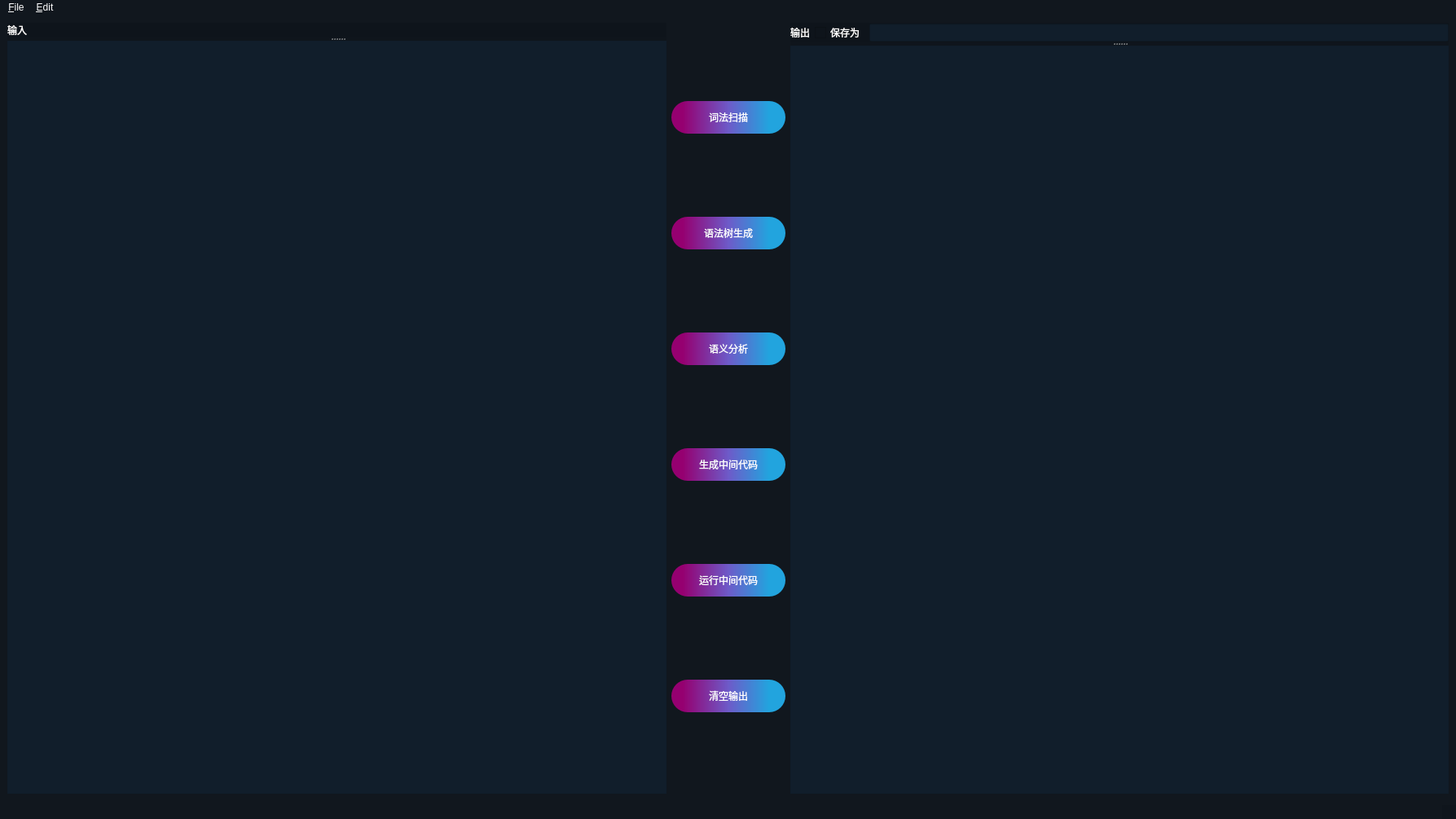
<?xml version="1.0" encoding="UTF-8"?>
<ui version="4.0">
 <class>Editor</class>
 <widget class="QMainWindow" name="Editor">
  <property name="geometry">
   <rect>
    <x>0</x>
    <y>0</y>
    <width>1787</width>
    <height>1005</height>
   </rect>
  </property>
  <property name="sizePolicy">
   <sizepolicy hsizetype="Expanding" vsizetype="Expanding">
    <horstretch>0</horstretch>
    <verstretch>0</verstretch>
   </sizepolicy>
  </property>
  <property name="windowTitle">
   <string>Editor</string>
  </property>
  <property name="styleSheet">
   <string notr="true">* {
color:white;
background-color:rgba(14, 21, 27,200);
}
QLabel {
color:white;
}
QWidget#centralwidget {
color:white;
background-image: url(bg.png);
}
.QPushButton {

    color: white;
    font: 14px &quot;黑体&quot;;
background-color:qlineargradient(spread:pad, x1:0, y1:0, x2:1, y2:0, stop:0.0995025 rgba(151, 0, 113, 252), stop:0.502488 rgba(109, 91, 201, 255), stop:0.855721 rgba(34, 164, 222, 255));
    border:none;
    border-radius: 20px;
    width: 140px;
    height: 40px;
}

QMainWindow QTextEdit {
background-color: rgba(19, 37, 54, 150);
border-color: black;
}
.QSplitter {
border:none;
}
QMainWindow QLineEdit {
background-color:rgba(19, 37, 54, 150);
}
.QPushButton:pressed {
    background-color:qlineargradient(spread:pad, x1:0, y1:0, x2:1, y2:0, stop:0.0995025 rgba(151, 0, 113, 202), stop:0.502488 rgba(109, 91, 201, 205), stop:0.855721 rgba(34, 164, 222, 205));
}
</string>
  </property>
  <widget class="QWidget" name="centralwidget">
   <property name="sizePolicy">
    <sizepolicy hsizetype="Expanding" vsizetype="Expanding">
     <horstretch>4</horstretch>
     <verstretch>3</verstretch>
    </sizepolicy>
   </property>
   <layout class="QGridLayout" name="gridLayout">
    <item row="0" column="0">
     <widget class="QSplitter" name="splitter">
      <property name="sizePolicy">
       <sizepolicy hsizetype="Expanding" vsizetype="Expanding">
        <horstretch>2</horstretch>
        <verstretch>0</verstretch>
       </sizepolicy>
      </property>
      <property name="orientation">
       <enum>Qt::Vertical</enum>
      </property>
      <widget class="QLabel" name="label_3">
       <property name="sizePolicy">
        <sizepolicy hsizetype="Expanding" vsizetype="Preferred">
         <horstretch>0</horstretch>
         <verstretch>0</verstretch>
        </sizepolicy>
       </property>
       <property name="locale">
        <locale language="Chinese" country="China"/>
       </property>
       <property name="text">
        <string>输入</string>
       </property>
      </widget>
      <widget class="QTextEdit" name="codeArea">
       <property name="sizePolicy">
        <sizepolicy hsizetype="Expanding" vsizetype="Expanding">
         <horstretch>0</horstretch>
         <verstretch>1</verstretch>
        </sizepolicy>
       </property>
       <property name="minimumSize">
        <size>
         <width>400</width>
         <height>900</height>
        </size>
       </property>
       <property name="focusPolicy">
        <enum>Qt::StrongFocus</enum>
       </property>
       <property name="locale">
        <locale language="English" country="UnitedStates"/>
       </property>
       <property name="sizeAdjustPolicy">
        <enum>QAbstractScrollArea::AdjustToContents</enum>
       </property>
       <property name="html">
        <string>&lt;!DOCTYPE HTML PUBLIC &quot;-//W3C//DTD HTML 4.0//EN&quot; &quot;http://www.w3.org/TR/REC-html40/strict.dtd&quot;&gt;
&lt;html&gt;&lt;head&gt;&lt;meta name=&quot;qrichtext&quot; content=&quot;1&quot; /&gt;&lt;style type=&quot;text/css&quot;&gt;
p, li { white-space: pre-wrap; }
&lt;/style&gt;&lt;/head&gt;&lt;body style=&quot; font-family:'SimSun'; font-size:9pt; font-weight:400; font-style:normal;&quot;&gt;
&lt;p style=&quot;-qt-paragraph-type:empty; margin-top:0px; margin-bottom:0px; margin-left:0px; margin-right:0px; -qt-block-indent:0; text-indent:0px; font-family:'Ubuntu'; font-size:11pt;&quot;&gt;&lt;br /&gt;&lt;/p&gt;&lt;/body&gt;&lt;/html&gt;</string>
       </property>
      </widget>
     </widget>
    </item>
    <item row="0" column="3">
     <layout class="QVBoxLayout" name="verticalLayout_2"/>
    </item>
    <item row="0" column="1">
     <layout class="QVBoxLayout" name="verticalLayout">
      <property name="sizeConstraint">
       <enum>QLayout::SetFixedSize</enum>
      </property>
      <item>
       <widget class="QPushButton" name="scannerBtn">
        <property name="sizePolicy">
         <sizepolicy hsizetype="Preferred" vsizetype="Fixed">
          <horstretch>1</horstretch>
          <verstretch>0</verstretch>
         </sizepolicy>
        </property>
        <property name="locale">
         <locale language="Chinese" country="China"/>
        </property>
        <property name="text">
         <string>词法扫描</string>
        </property>
       </widget>
      </item>
      <item>
       <widget class="QPushButton" name="genTreeBtn">
        <property name="sizePolicy">
         <sizepolicy hsizetype="Preferred" vsizetype="Fixed">
          <horstretch>0</horstretch>
          <verstretch>0</verstretch>
         </sizepolicy>
        </property>
        <property name="locale">
         <locale language="Chinese" country="China"/>
        </property>
        <property name="text">
         <string>语法树生成</string>
        </property>
       </widget>
      </item>
      <item>
       <widget class="QPushButton" name="semanticAnalysisBtn">
        <property name="sizePolicy">
         <sizepolicy hsizetype="Expanding" vsizetype="Fixed">
          <horstretch>0</horstretch>
          <verstretch>0</verstretch>
         </sizepolicy>
        </property>
        <property name="locale">
         <locale language="Chinese" country="China"/>
        </property>
        <property name="text">
         <string>语义分析</string>
        </property>
       </widget>
      </item>
      <item>
       <widget class="QPushButton" name="genMachineCodeBtn">
        <property name="sizePolicy">
         <sizepolicy hsizetype="Expanding" vsizetype="Fixed">
          <horstretch>0</horstretch>
          <verstretch>0</verstretch>
         </sizepolicy>
        </property>
        <property name="locale">
         <locale language="Chinese" country="China"/>
        </property>
        <property name="text">
         <string>生成中间代码</string>
        </property>
       </widget>
      </item>
      <item>
       <widget class="QPushButton" name="runMachineCodeBtn">
        <property name="sizePolicy">
         <sizepolicy hsizetype="Expanding" vsizetype="Fixed">
          <horstretch>0</horstretch>
          <verstretch>0</verstretch>
         </sizepolicy>
        </property>
        <property name="locale">
         <locale language="Chinese" country="China"/>
        </property>
        <property name="text">
         <string>运行中间代码</string>
        </property>
       </widget>
      </item>
      <item>
       <widget class="QPushButton" name="clearBtn">
        <property name="sizePolicy">
         <sizepolicy hsizetype="Expanding" vsizetype="Fixed">
          <horstretch>0</horstretch>
          <verstretch>0</verstretch>
         </sizepolicy>
        </property>
        <property name="locale">
         <locale language="Chinese" country="China"/>
        </property>
        <property name="text">
         <string>清空输出</string>
        </property>
       </widget>
      </item>
     </layout>
    </item>
    <item row="0" column="2">
     <widget class="QSplitter" name="splitter_2">
      <property name="sizePolicy">
       <sizepolicy hsizetype="Preferred" vsizetype="Expanding">
        <horstretch>2</horstretch>
        <verstretch>0</verstretch>
       </sizepolicy>
      </property>
      <property name="orientation">
       <enum>Qt::Vertical</enum>
      </property>
      <widget class="QWidget" name="layoutWidget">
       <layout class="QHBoxLayout" name="horizontalLayout">
        <item>
         <widget class="QLabel" name="label">
          <property name="locale">
           <locale language="Chinese" country="China"/>
          </property>
          <property name="text">
           <string>输出</string>
          </property>
         </widget>
        </item>
        <item>
         <widget class="QCheckBox" name="saveCheckBox">
          <property name="locale">
           <locale language="Chinese" country="China"/>
          </property>
          <property name="text">
           <string>保存为</string>
          </property>
         </widget>
        </item>
        <item>
         <widget class="QLineEdit" name="savePathEdit"/>
        </item>
       </layout>
      </widget>
      <widget class="QTextBrowser" name="outputArea">
       <property name="sizePolicy">
        <sizepolicy hsizetype="Expanding" vsizetype="Expanding">
         <horstretch>2</horstretch>
         <verstretch>1</verstretch>
        </sizepolicy>
       </property>
       <property name="minimumSize">
        <size>
         <width>800</width>
         <height>900</height>
        </size>
       </property>
      </widget>
     </widget>
    </item>
   </layout>
  </widget>
  <widget class="QMenuBar" name="menubar">
   <property name="geometry">
    <rect>
     <x>0</x>
     <y>0</y>
     <width>1787</width>
     <height>26</height>
    </rect>
   </property>
   <widget class="QMenu" name="menu_File">
    <property name="title">
     <string>&amp;File</string>
    </property>
    <addaction name="action_New"/>
    <addaction name="separator"/>
    <addaction name="action_Open"/>
    <addaction name="actionOpen_Folder"/>
    <addaction name="separator"/>
    <addaction name="action_Save"/>
    <addaction name="actionSave_As"/>
    <addaction name="separator"/>
    <addaction name="action_Preference"/>
    <addaction name="separator"/>
    <addaction name="actionClose"/>
   </widget>
   <widget class="QMenu" name="menu_Edit">
    <property name="title">
     <string>&amp;Edit</string>
    </property>
    <addaction name="actionUndo"/>
    <addaction name="actionRedo"/>
    <addaction name="separator"/>
    <addaction name="actionCut"/>
    <addaction name="actionCopy"/>
    <addaction name="actionPaste"/>
    <addaction name="separator"/>
    <addaction name="actionSelect_All"/>
   </widget>
   <addaction name="menu_File"/>
   <addaction name="menu_Edit"/>
  </widget>
  <widget class="QStatusBar" name="statusbar"/>
  <action name="action_New">
   <property name="text">
    <string>&amp;New</string>
   </property>
   <property name="shortcut">
    <string>Ctrl+N</string>
   </property>
  </action>
  <action name="action_Open">
   <property name="text">
    <string>&amp;Open</string>
   </property>
   <property name="shortcut">
    <string>Ctrl+O</string>
   </property>
  </action>
  <action name="action_Save">
   <property name="text">
    <string>&amp;Save</string>
   </property>
   <property name="shortcut">
    <string>Ctrl+S</string>
   </property>
  </action>
  <action name="actionSave_As">
   <property name="text">
    <string>Save As...</string>
   </property>
   <property name="shortcut">
    <string>Ctrl+Shift+S</string>
   </property>
  </action>
  <action name="actionClose">
   <property name="text">
    <string>Close</string>
   </property>
   <property name="shortcut">
    <string>Ctrl+W</string>
   </property>
  </action>
  <action name="action_Preference">
   <property name="text">
    <string>&amp;Preference</string>
   </property>
   <property name="shortcut">
    <string>Ctrl+,</string>
   </property>
  </action>
  <action name="actionUndo">
   <property name="text">
    <string>Undo</string>
   </property>
   <property name="shortcut">
    <string>Ctrl+Z</string>
   </property>
  </action>
  <action name="actionRedo">
   <property name="text">
    <string>Redo</string>
   </property>
   <property name="shortcut">
    <string>Ctrl+Shift+Z</string>
   </property>
  </action>
  <action name="actionCopy">
   <property name="text">
    <string>Copy</string>
   </property>
   <property name="shortcut">
    <string>Ctrl+C</string>
   </property>
  </action>
  <action name="actionCut">
   <property name="text">
    <string>Cut</string>
   </property>
   <property name="shortcut">
    <string>Ctrl+X</string>
   </property>
  </action>
  <action name="actionPaste">
   <property name="text">
    <string>Paste</string>
   </property>
   <property name="shortcut">
    <string>Ctrl+V</string>
   </property>
  </action>
  <action name="actionSelect_All">
   <property name="text">
    <string>Select All</string>
   </property>
   <property name="shortcut">
    <string>Ctrl+A</string>
   </property>
  </action>
  <action name="actionOpen_Folder">
   <property name="text">
    <string>Open Folder</string>
   </property>
  </action>
 </widget>
 <resources>
  <include location="res.qrc"/>
 </resources>
 <connections/>
</ui>
